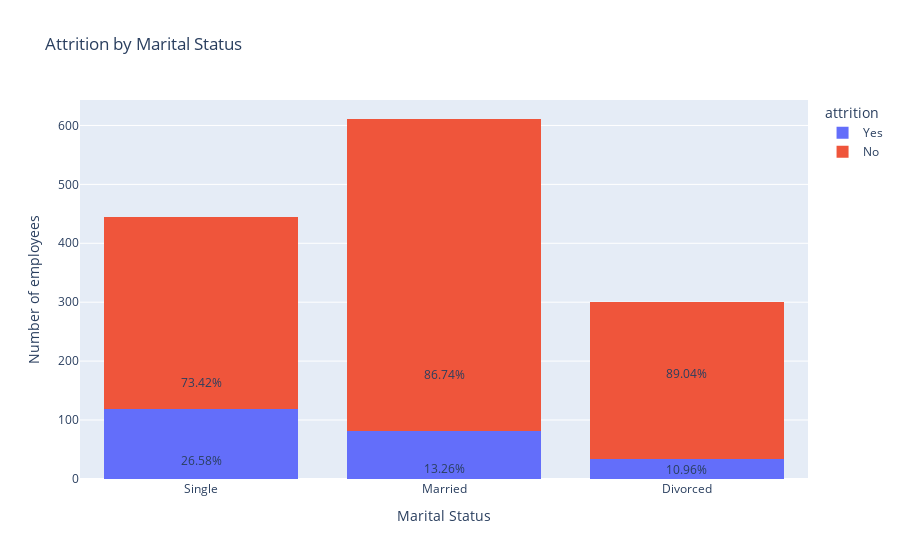

Notebook source saved alongside this figure:
### Code cell
fig = px.histogram(new_df, x='marital_status', color='attrition', title='Attrition by Marital Status',
                   barmode="stack")

percentages = new_df.groupby(['marital_status', 'attrition']).size() / new_df.groupby('marital_status').size() * 100
for marital_status, attrition, percentage in percentages.reset_index().values:
    if attrition == 'Yes':
        text = f'{percentage:.2f}%'
        fig.add_annotation(
            text=text,
            x=marital_status,
            y=percentage+5,
            showarrow=False,)

    elif attrition == 'No':
        text = f'{percentage:.2f}%'
        fig.add_annotation(
            text=text,
            x=marital_status,
            y=percentage+90,
            showarrow=False)

fig.update_layout(
    xaxis_title='Marital Status',
    yaxis_title='Number of employees')
#fig.update_layout(template="plotly_dark")
fig.show()

### Figure 1 — Plotly figure (JSON) as saved in the notebook; plotly's stock layout.template omitted (floating-point values rounded to 4 significant figures; data arrays with more than 128 entries replaced by an {"elided": "..."} marker saying what was removed)
{"data": [{"alignmentgroup": "True", "bingroup": "x", "hovertemplate": "attrition=Yes<br>marital_status=%{x}<br>count=%{y}<extra></extra>", "legendgroup": "Yes", "marker": {"color": "#636efa", "pattern": {"shape": ""}}, "name": "Yes", "offsetgroup": "Yes", "orientation": "v", "showlegend": true, "type": "histogram", "x": {"elided": "232 str values"}, "xaxis": "x", "yaxis": "y"}, {"alignmentgroup": "True", "bingroup": "x", "hovertemplate": "attrition=No<br>marital_status=%{x}<br>count=%{y}<extra></extra>", "legendgroup": "No", "marker": {"color": "#EF553B", "pattern": {"shape": ""}}, "name": "No", "offsetgroup": "No", "orientation": "v", "showlegend": true, "type": "histogram", "x": {"elided": "1124 str values"}, "xaxis": "x", "yaxis": "y"}], "layout": {"annotations": [{"showarrow": false, "text": "89.04%", "x": "Divorced", "y": 179.0}, {"showarrow": false, "text": "10.96%", "x": "Divorced", "y": 15.96}, {"showarrow": false, "text": "86.74%", "x": "Married", "y": 176.7}, {"showarrow": false, "text": "13.26%", "x": "Married", "y": 18.26}, {"showarrow": false, "text": "73.42%", "x": "Single", "y": 163.4}, {"showarrow": false, "text": "26.58%", "x": "Single", "y": 31.58}], "barmode": "stack", "legend": {"title": {"text": "attrition"}, "tracegroupgap": 0}, "title": {"text": "Attrition by Marital Status"}, "xaxis": {"anchor": "y", "domain": [0, 1], "title": {"text": "Marital Status"}, "type": "category", "range": [-0.5, 2.5], "autorange": true}, "yaxis": {"anchor": "x", "domain": [0, 1], "title": {"text": "Number of employees"}, "range": [-6.923, 643.5], "autorange": true}, "autosize": true}}
